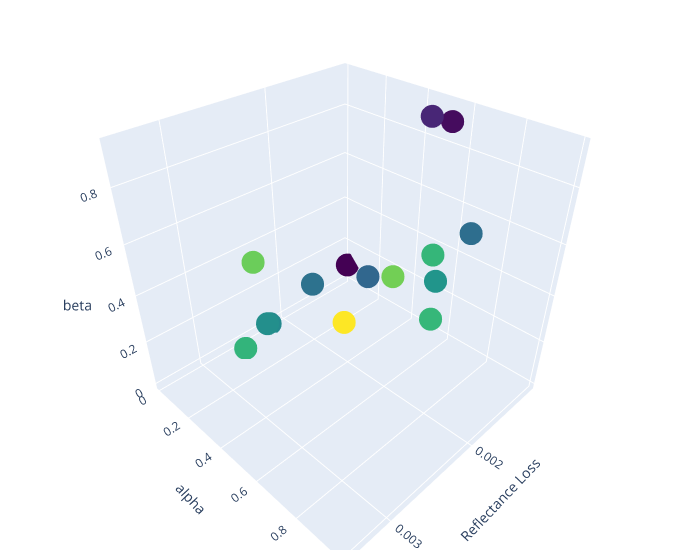

The cell this chart's notebook holds for it:
### Markdown cell above
We will optimize the total loss function, considering reflectance, AOT and WVP, but we will use the parameters that minimize the reflectance overall, even if the separate losses of AOT and WVP are not optimal. We can check this with the following plot.

### Code cell
import plotly.graph_objects as go

num_trials = len(study.trials)
val_ref = []
alpha = []
beta = []

for i in range(num_trials):
    val_ref.append(trial_loss_val[i].detach().cpu().numpy())
    alpha.append(study.trials[i].params['alpha'])
    beta.append(study.trials[i].params['beta'])


X = np.array(val_ref)
Y = np.array(alpha)
Z = np.array(beta)

fig = go.Figure(data=[go.Scatter3d(x=X, y=Y, z=Z, mode='markers', marker=dict(color=X, colorscale='Viridis'))])

fig.update_layout(scene = dict(
                    xaxis_title='Reflectance Loss',
                    yaxis_title='alpha',
                    zaxis_title='beta'),
                    width=700,
                    margin=dict(r=20, b=10, l=10, t=10))

fig.show()

### Figure 1 — Plotly figure (JSON) as saved in the notebook; plotly's stock layout.template omitted (floating-point values rounded to 4 significant figures)
{"data": [{"marker": {"color": [0.003403, 0.001955, 0.002886, 0.002914, 0.00265, 0.001209, 0.001883, 0.002642, 0.001374, 0.002315, 0.001137, 0.00262, 0.002208, 0.002262, 0.001992], "colorscale": [[0, "#440154"], [0.1111, "#482878"], [0.2222, "#3e4989"], [0.3333, "#31688e"], [0.4444, "#26828e"], [0.5556, "#1f9e89"], [0.6667, "#35b779"], [0.7778, "#6ece58"], [0.8889, "#b5de2b"], [1, "#fde725"]]}, "mode": "markers", "type": "scatter3d", "x": [0.003403, 0.001955, 0.002886, 0.002914, 0.00265, 0.001209, 0.001883, 0.002642, 0.001374, 0.002315, 0.001137, 0.00262, 0.002208, 0.002262, 0.001992], "y": [0.9834, 0.8897, 0.3436, 0.9432, 0.9873, 0.5578, 0.4526, 0.9731, 0.5244, 0.8891, 0.02731, 0.07184, 0.01422, 0.02732, 0.1945], "z": [0.8145, 0.745, 0.5829, 0.8162, 0.6517, 0.8993, 0.3784, 0.8387, 0.9266, 0.6547, 0.09128, 0.007102, 0.002987, 0.02277, 0.2441]}], "layout": {"margin": {"b": 10, "l": 10, "r": 20, "t": 10}, "scene": {"xaxis": {"title": {"text": "Reflectance Loss"}}, "yaxis": {"title": {"text": "alpha"}}, "zaxis": {"title": {"text": "beta"}}}, "width": 700}}
